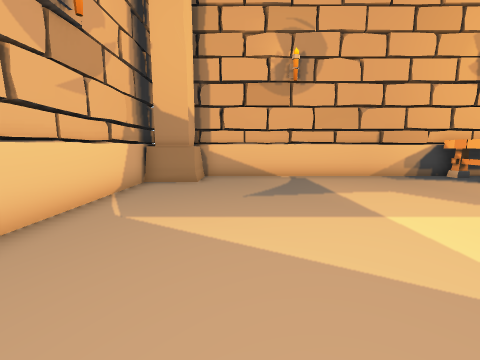
View 1 (above)

16 first-person views from a walk through a Unity game level. The camera is 1.3 m above the floor, tilts 8° down and sees 90° across. The floor is counted in squares, 1 m on a side. Each view is taken from the middle of a square. On the plan, view 1 faces up. The plan holds only what a view shows up to about 12 squares ahead; the rest is blank.

View 2
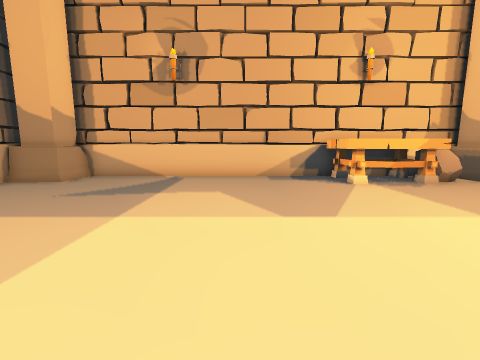

View 3
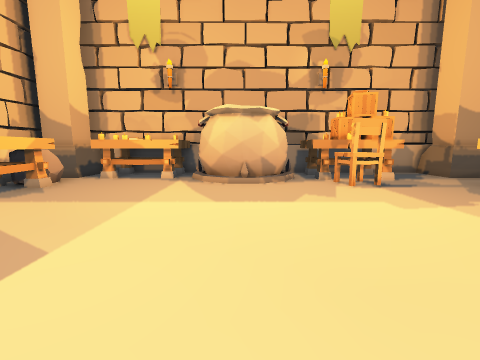

View 4
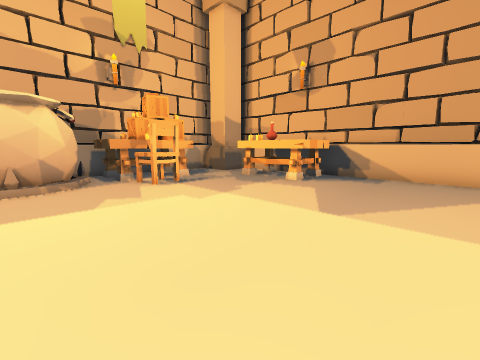

View 5
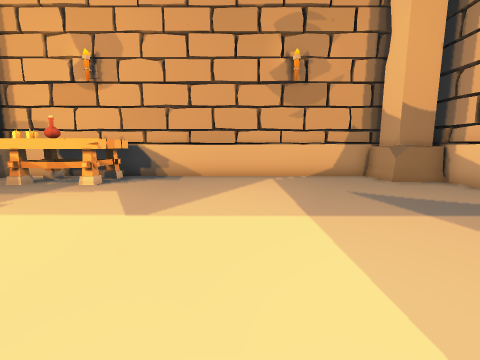

View 6
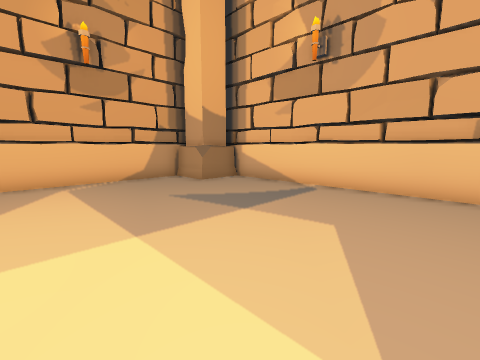

View 7
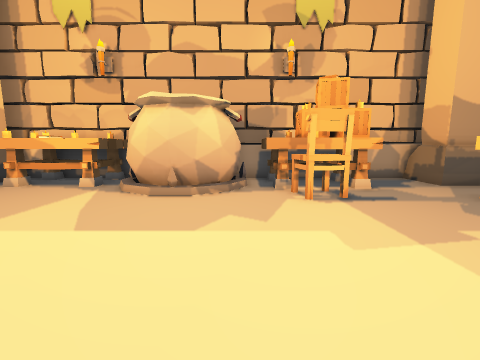

View 8
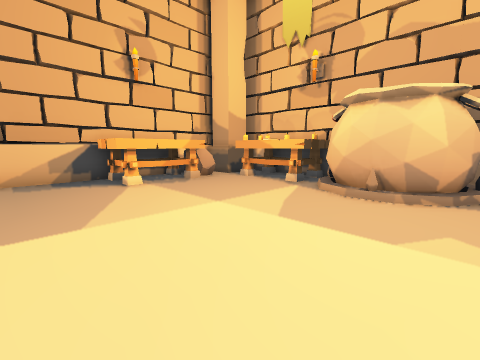

View 9
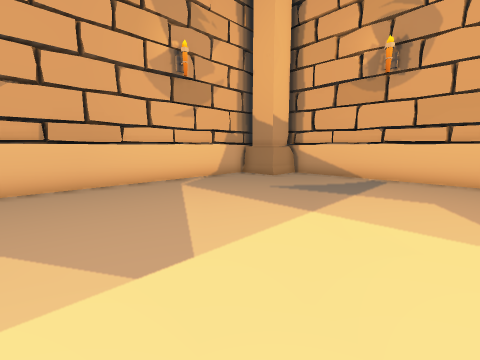

View 10
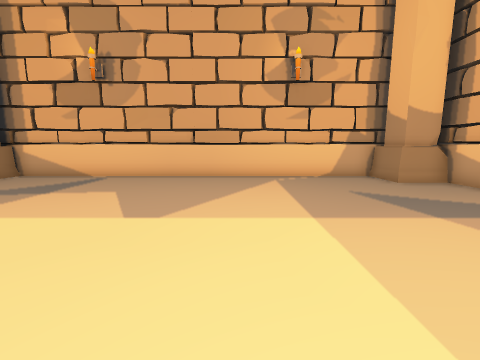

View 11
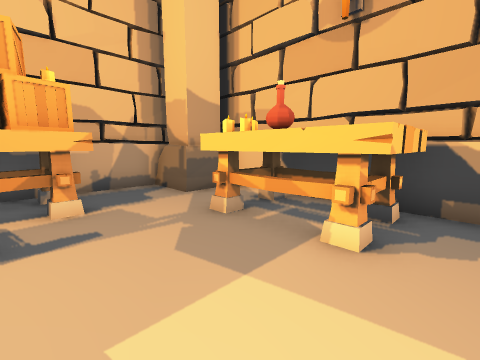

View 12
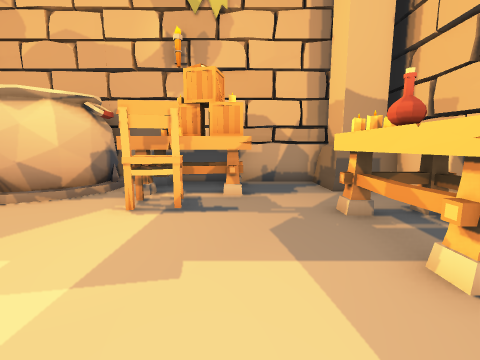

View 13
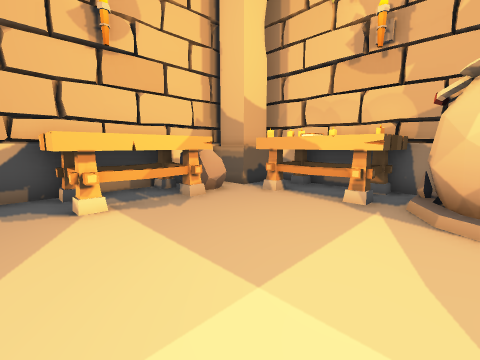

View 14
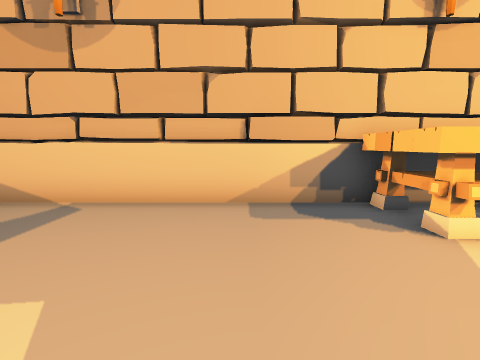

View 15
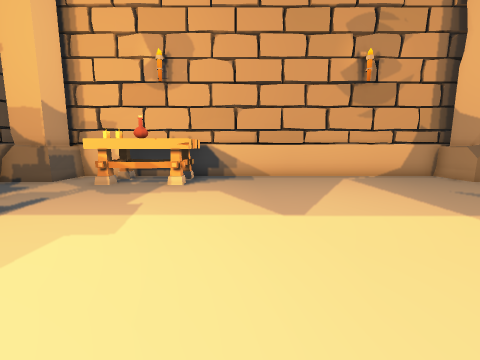

View 16
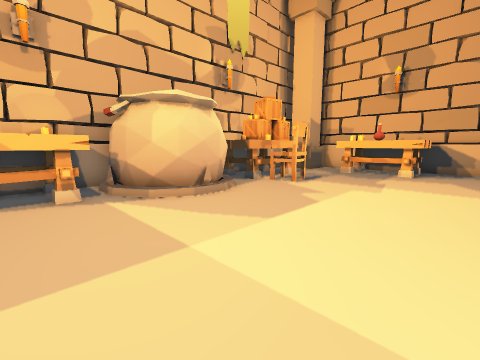

### Floor plan
Key: @ floor where view 1 was taken; # wall or solid block; . floor; O other object.
Columns run from 4 left of view 1 to 16 right of it. Each row starts with its distance up from view 1.
 11   #################
 10  ##..........OOOO #
  9 ###..........OOOOO##
  8 #............####.###
  7 #.................OO#
  6 #.................OO#
  5 #.................OO#
  4 #.................O##
  3 #................OOO#
  2 #................O
  1 #................OO #
  0 #...@............#O##
 -1 #................#OO#
 -2 #...............O#O #
 -3 #...............##OO#
 -4 #................#OO#
 -5 #...................#
 -6 #............#OO#...#
 -7 ###..........O OO.###
 -8   #..........OOO#.#
 -9   #################

Positions as (right, up) in squares from view 1, and headings:
1: (0, 0), facing up
2: (5, 0), facing up
3: (4, 2), facing right
4: (4, 2), facing down-right
5: (4, 2), facing down
6: (4, 1), facing down-left
7: (6, 0), facing right
8: (6, 0), facing up-right
9: (5, 0), facing up-left
10: (7, 3), facing left
11: (8, -3), facing down-right
12: (7, -4), facing right
13: (8, 3), facing up-right
14: (6, 5), facing up
15: (7, 2), facing down
16: (7, 6), facing down-right
